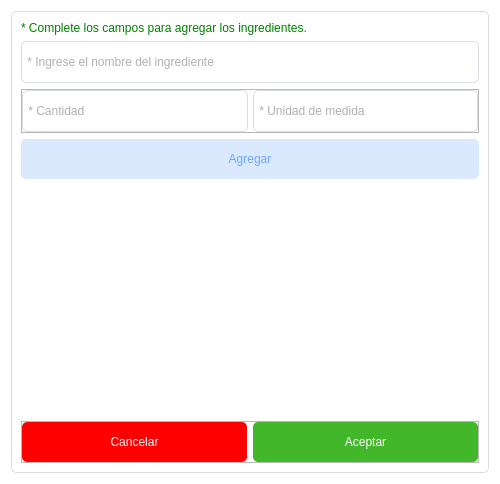
<?xml version="1.0" encoding="UTF-8"?>
<ui version="4.0">
 <class>Dialog</class>
 <widget class="QDialog" name="Dialog">
  <property name="geometry">
   <rect>
    <x>0</x>
    <y>0</y>
    <width>500</width>
    <height>484</height>
   </rect>
  </property>
  <property name="minimumSize">
   <size>
    <width>500</width>
    <height>0</height>
   </size>
  </property>
  <property name="maximumSize">
   <size>
    <width>16777215</width>
    <height>600</height>
   </size>
  </property>
  <property name="windowTitle">
   <string>Ingredientes</string>
  </property>
  <property name="autoFillBackground">
   <bool>false</bool>
  </property>
  <property name="styleSheet">
   <string notr="true">QDialog {
	background-color : #FFF;
	margin : 0px;
	padding : 0px;
}

QFrame#content {
	background-color : transparent;
	border: 1px solid #DADDE1;
	border-radius: 5px;
	min-width : 400px;
	min-height : 460px;
}

QLabel {
	font : 77 12px &quot;Arial&quot;;
	color : green;
}

QLineEdit, QComboBox, QTextEdit{
	background-color : transparent;
	border : 1px solid #DADDE1;
	border-radius : 5px;
	color : #616161;
	min-height : 40px;
	font : 77 18px &quot;Arial&quot;;
}
</string>
  </property>
  <layout class="QVBoxLayout" name="verticalLayout">
   <item>
    <widget class="QFrame" name="content">
     <property name="minimumSize">
      <size>
       <width>402</width>
       <height>462</height>
      </size>
     </property>
     <property name="frameShape">
      <enum>QFrame::StyledPanel</enum>
     </property>
     <property name="frameShadow">
      <enum>QFrame::Raised</enum>
     </property>
     <layout class="QVBoxLayout" name="verticalLayout_2">
      <item>
       <widget class="QLabel" name="lbl_info">
        <property name="sizePolicy">
         <sizepolicy hsizetype="Preferred" vsizetype="Fixed">
          <horstretch>0</horstretch>
          <verstretch>0</verstretch>
         </sizepolicy>
        </property>
        <property name="text">
         <string>* Complete los campos para agregar los ingredientes.</string>
        </property>
       </widget>
      </item>
      <item>
       <widget class="QLineEdit" name="tft_name">
        <property name="placeholderText">
         <string> * Ingrese el nombre del ingrediente</string>
        </property>
        <property name="clearButtonEnabled">
         <bool>true</bool>
        </property>
       </widget>
      </item>
      <item>
       <widget class="QFrame" name="frame_3">
        <property name="sizePolicy">
         <sizepolicy hsizetype="Preferred" vsizetype="Fixed">
          <horstretch>0</horstretch>
          <verstretch>0</verstretch>
         </sizepolicy>
        </property>
        <property name="frameShape">
         <enum>QFrame::StyledPanel</enum>
        </property>
        <property name="frameShadow">
         <enum>QFrame::Raised</enum>
        </property>
        <layout class="QHBoxLayout" name="horizontalLayout_6">
         <property name="spacing">
          <number>5</number>
         </property>
         <property name="leftMargin">
          <number>0</number>
         </property>
         <property name="topMargin">
          <number>0</number>
         </property>
         <property name="rightMargin">
          <number>0</number>
         </property>
         <property name="bottomMargin">
          <number>0</number>
         </property>
         <item>
          <widget class="QLineEdit" name="tft_cnt">
           <property name="placeholderText">
            <string> * Cantidad</string>
           </property>
           <property name="clearButtonEnabled">
            <bool>true</bool>
           </property>
          </widget>
         </item>
         <item>
          <widget class="QLineEdit" name="tft_unit">
           <property name="placeholderText">
            <string> * Unidad de medida</string>
           </property>
           <property name="clearButtonEnabled">
            <bool>true</bool>
           </property>
          </widget>
         </item>
        </layout>
       </widget>
      </item>
      <item>
       <widget class="QPushButton" name="btn_add">
        <property name="sizePolicy">
         <sizepolicy hsizetype="Preferred" vsizetype="Fixed">
          <horstretch>0</horstretch>
          <verstretch>0</verstretch>
         </sizepolicy>
        </property>
        <property name="toolTip">
         <string>Mostrar productos</string>
        </property>
        <property name="styleSheet">
         <string notr="true">QPushButton {
	color : #6BA6FD;
	border-style : solid;
	border-radius: 5px;
	min-height : 40px;
	font : 77 18px &quot;Arial&quot;;
	background-color : #DBE9FF;
	padding-left : 10px;
	padding-right : 10px;
}

QPushButton:hover {
	border: 1px solid #FFF;
	border-radius: 5px;
}

QPushButton:pressed {
	background-color : transparent;
	color : #6BA6FD;
	border: 1px solid #6BA6FD;
	border-radius: 5px;
}

</string>
        </property>
        <property name="text">
         <string>Agregar</string>
        </property>
       </widget>
      </item>
      <item>
       <widget class="QScrollArea" name="scrollArea">
        <property name="sizePolicy">
         <sizepolicy hsizetype="Preferred" vsizetype="Preferred">
          <horstretch>0</horstretch>
          <verstretch>0</verstretch>
         </sizepolicy>
        </property>
        <property name="styleSheet">
         <string notr="true">QScrollArea {
	border: none;
}

#scrollAreaWidgetContents {
	background-color : #FFFFFF;
}</string>
        </property>
        <property name="widgetResizable">
         <bool>true</bool>
        </property>
        <widget class="QWidget" name="scrollAreaWidgetContents">
         <property name="geometry">
          <rect>
           <x>0</x>
           <y>0</y>
           <width>454</width>
           <height>220</height>
          </rect>
         </property>
         <layout class="QHBoxLayout" name="verticalLayout_task">
          <property name="spacing">
           <number>0</number>
          </property>
          <property name="leftMargin">
           <number>0</number>
          </property>
          <property name="topMargin">
           <number>0</number>
          </property>
          <property name="rightMargin">
           <number>0</number>
          </property>
          <property name="bottomMargin">
           <number>0</number>
          </property>
         </layout>
        </widget>
       </widget>
      </item>
      <item>
       <widget class="QFrame" name="frame">
        <property name="sizePolicy">
         <sizepolicy hsizetype="Preferred" vsizetype="Fixed">
          <horstretch>0</horstretch>
          <verstretch>0</verstretch>
         </sizepolicy>
        </property>
        <property name="frameShape">
         <enum>QFrame::StyledPanel</enum>
        </property>
        <property name="frameShadow">
         <enum>QFrame::Raised</enum>
        </property>
        <layout class="QHBoxLayout" name="horizontalLayout">
         <property name="leftMargin">
          <number>0</number>
         </property>
         <property name="topMargin">
          <number>0</number>
         </property>
         <property name="rightMargin">
          <number>0</number>
         </property>
         <property name="bottomMargin">
          <number>0</number>
         </property>
         <item>
          <widget class="QPushButton" name="btn_cancel">
           <property name="sizePolicy">
            <sizepolicy hsizetype="Preferred" vsizetype="Fixed">
             <horstretch>0</horstretch>
             <verstretch>0</verstretch>
            </sizepolicy>
           </property>
           <property name="toolTip">
            <string>Mostrar productos</string>
           </property>
           <property name="styleSheet">
            <string notr="true">QPushButton {
	color : #FFFFFF;
	border-style : solid;
	border-radius: 5px;
	min-height : 40px;
	font : 77 18px &quot;Arial&quot;;
	background-color : red;
	padding-left : 20px;
	padding-right : 20px;
}

QPushButton:hover {
	border: 1px solid #FFF;
	border-radius: 5px;
}

QPushButton:pressed {
	background-color : transparent;
	color : red;
	border: 1px solid red;
	border-radius: 5px;
}

</string>
           </property>
           <property name="text">
            <string>Cancelar</string>
           </property>
          </widget>
         </item>
         <item>
          <widget class="QPushButton" name="btn_accept">
           <property name="sizePolicy">
            <sizepolicy hsizetype="Preferred" vsizetype="Fixed">
             <horstretch>0</horstretch>
             <verstretch>0</verstretch>
            </sizepolicy>
           </property>
           <property name="toolTip">
            <string>Mostrar productos</string>
           </property>
           <property name="styleSheet">
            <string notr="true">QPushButton {
	color : #FFFFFF;
	border-style : solid;
	border-radius: 5px;
	min-height : 40px;
	font : 77 18px &quot;Arial&quot;;
	background-color : #42B72A;
	padding-left : 20px;
	padding-right : 20px;
}

QPushButton:hover {
	border: 1px solid #FFF;
	border-radius: 5px;
}

QPushButton:pressed {
	background-color : transparent;
	color : #42B72A;
	border: 1px solid #42B72A;
	border-radius: 5px;
}

</string>
           </property>
           <property name="text">
            <string>Aceptar</string>
           </property>
          </widget>
         </item>
        </layout>
       </widget>
      </item>
     </layout>
    </widget>
   </item>
  </layout>
 </widget>
 <resources>
  <include location="../assets/assets.qrc"/>
 </resources>
 <connections/>
</ui>
